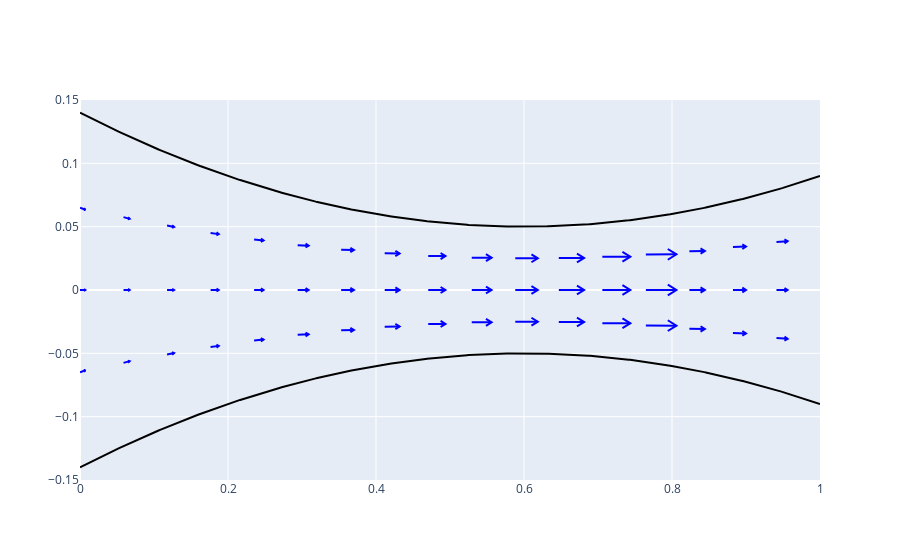

Write notebook code for a chart like this one.
### Code cell
# create velocity vector field 
fig = ff.create_quiver(x=np.linspace(0,1,18), y=np.zeros(18), u=v_18, v=np.zeros(18), line_color = 'blue')
fig2 = ff.create_quiver(x=x_18, y=alpha_2, u=v_18, v=slope_2, line_color = 'blue')
fig3 = ff.create_quiver(x=x_18, y=beta_2, u=v_18, v=-slope_2, line_color = 'blue')

fig.add_scatter(x=x, y=alpha, line_color = 'black')
fig.add_scatter(x=x, y=beta, line_color='black')
fig.update_layout(xaxis=dict(range=[0,1]), yaxis=dict(range=[-0.15, 0.15]), showlegend = False)

fig.add_traces(data = fig2.data)
fig.add_traces(data = fig3.data)
fig.show()
